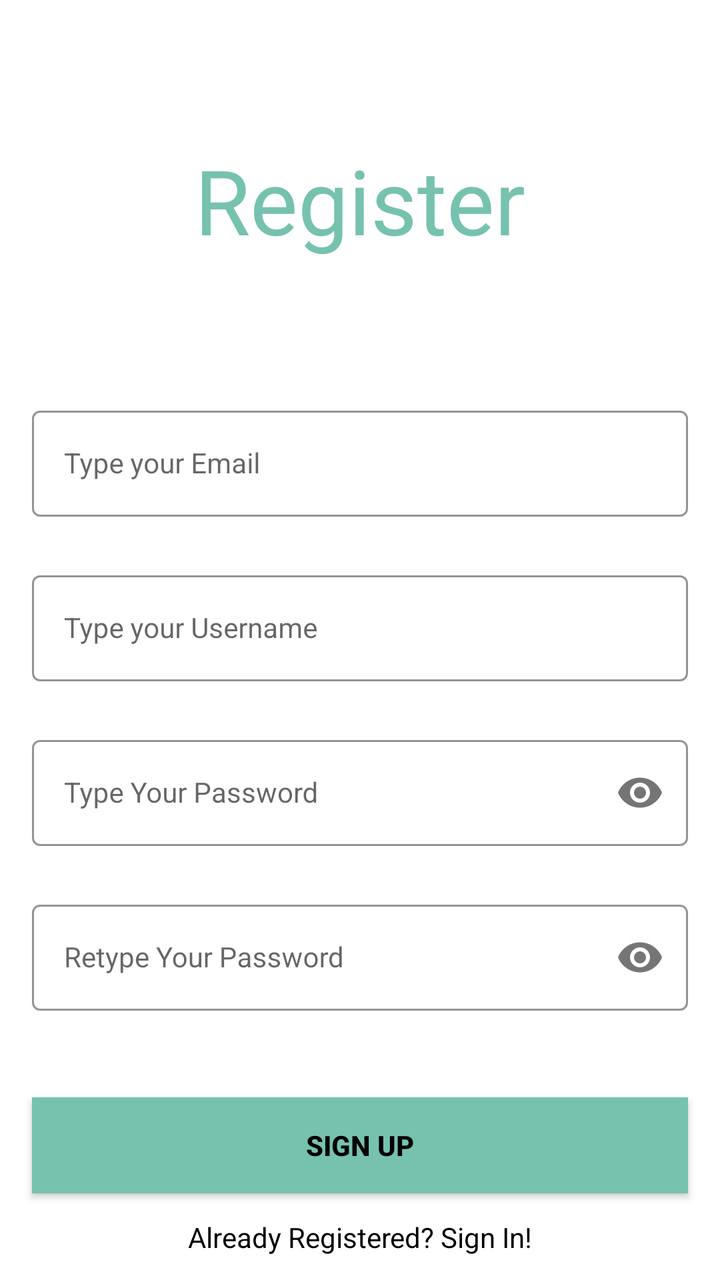
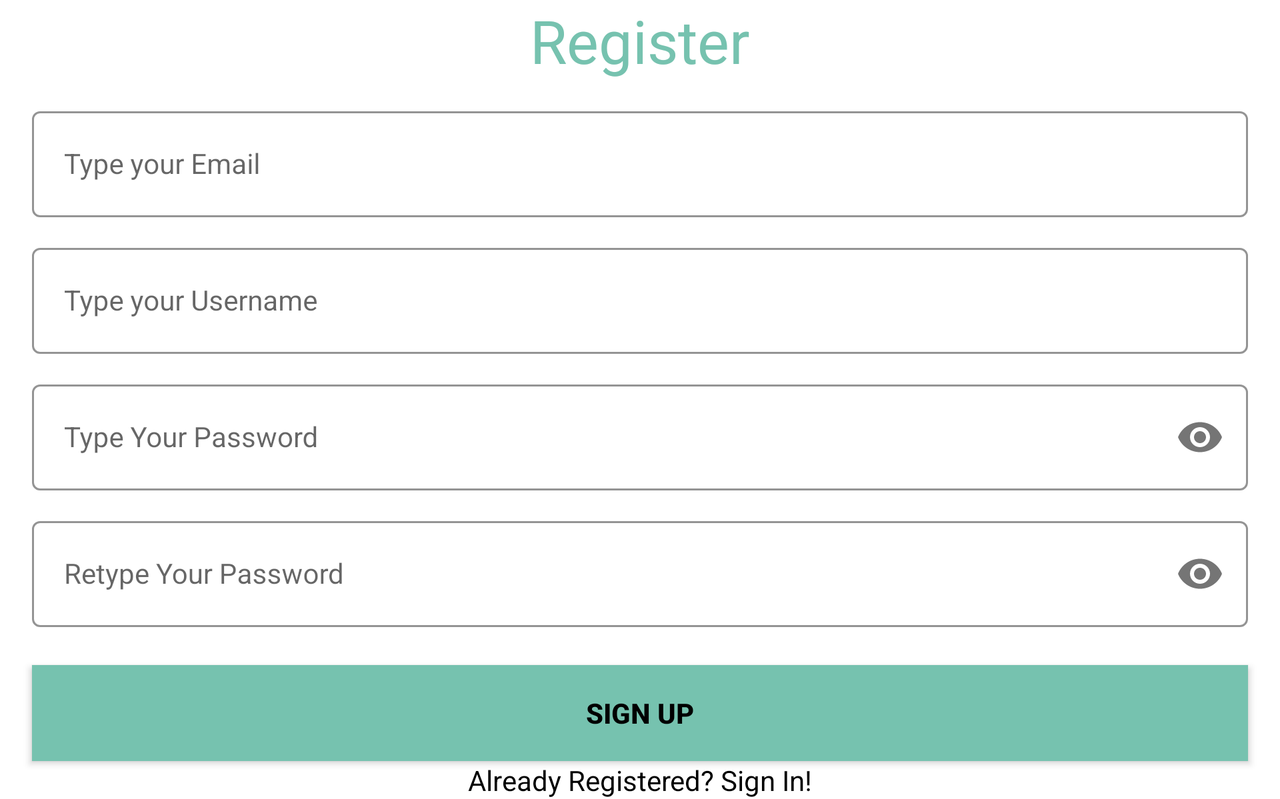

Compare how this app lays out the same screen by default and in its alternative resource folder. The renders come first, then the two layout files and the values they reference.
<!-- AndroidManifest.xml: application theme Theme.GameStalker -->
<!-- res/layout/activity_register.xml -->
<?xml version="1.0" encoding="utf-8"?>
<androidx.constraintlayout.widget.ConstraintLayout xmlns:android="http://schemas.android.com/apk/res/android"
    xmlns:app="http://schemas.android.com/apk/res-auto"
    xmlns:tools="http://schemas.android.com/tools"
    android:layout_width="match_parent"
    android:layout_height="match_parent"
    tools:context=".RegisterActivity">

    <TextView
        android:id="@+id/signInText"
        android:layout_width="200dp"
        android:layout_height="200dp"
        app:layout_constraintEnd_toEndOf="parent"
        app:layout_constraintStart_toStartOf="parent"
        app:layout_constraintTop_toTopOf="parent"
        android:text="@string/register"
        android:textSize="45sp"
        android:gravity="center"
        android:textColor="@color/myColor">
    </TextView>

    <com.google.android.material.textfield.TextInputLayout
        android:id="@+id/emailLayout"
        style="@style/LoginTextInputOuterFieldStyle"
        android:layout_width="match_parent"
        android:layout_height="wrap_content"
        android:layout_marginHorizontal="16dp"
        android:layout_marginTop="200dp"
        app:boxStrokeColor="@color/myColor"
        app:hintTextColor="@color/myColor"
        app:layout_constraintEnd_toEndOf="parent"
        app:layout_constraintHorizontal_bias="0.5"
        app:layout_constraintStart_toStartOf="parent"
        app:layout_constraintTop_toTopOf="parent">

        <com.google.android.material.textfield.TextInputEditText
            android:id="@+id/emailEt"
            style="@style/LoginTextInputInnerFieldStyle"
            android:layout_width="match_parent"
            android:layout_height="wrap_content"
            android:hint="@string/type_your_email"
            android:inputType="textEmailAddress" />
    </com.google.android.material.textfield.TextInputLayout>

    <com.google.android.material.textfield.TextInputLayout
        android:id="@+id/usernameLayout"
        style="@style/LoginTextInputOuterFieldStyle"
        android:layout_width="match_parent"
        android:layout_height="wrap_content"
        android:layout_marginHorizontal="16dp"
        android:layout_marginTop="24dp"
        app:boxStrokeColor="@color/myColor"
        app:hintTextColor="@color/myColor"
        app:layout_constraintEnd_toEndOf="parent"
        app:layout_constraintHorizontal_bias="0.5"
        app:layout_constraintStart_toStartOf="parent"
        app:layout_constraintTop_toBottomOf="@id/emailLayout">

        <com.google.android.material.textfield.TextInputEditText
            android:id="@+id/usernameEt"
            style="@style/LoginTextInputInnerFieldStyle"
            android:layout_width="match_parent"
            android:layout_height="wrap_content"
            android:hint="@string/type_your_username"
            android:inputType="textEmailAddress" />
    </com.google.android.material.textfield.TextInputLayout>

    <com.google.android.material.textfield.TextInputLayout
        android:id="@+id/passwordLayout"
        style="@style/LoginTextInputOuterFieldStyle"
        android:layout_width="match_parent"
        android:layout_height="wrap_content"
        android:layout_marginHorizontal="16dp"
        android:layout_marginTop="24dp"
        app:boxStrokeColor="@color/myColor"
        app:hintTextColor="@color/myColor"
        app:layout_constraintEnd_toEndOf="parent"
        app:layout_constraintHorizontal_bias="0.5"
        app:layout_constraintStart_toStartOf="parent"
        app:layout_constraintTop_toBottomOf="@id/usernameLayout"
        app:passwordToggleEnabled="true">

        <com.google.android.material.textfield.TextInputEditText
            android:id="@+id/passET"
            style="@style/LoginTextInputInnerFieldStyle"
            android:layout_width="match_parent"
            android:layout_height="wrap_content"
            android:hint="@string/type_your_password"
            android:inputType="textPassword" />
    </com.google.android.material.textfield.TextInputLayout>

    <com.google.android.material.textfield.TextInputLayout
        android:id="@+id/confirmPasswordLayout"
        style="@style/LoginTextInputOuterFieldStyle"
        android:layout_width="match_parent"
        android:layout_height="wrap_content"
        android:layout_marginHorizontal="16dp"
        android:layout_marginTop="24dp"
        app:boxStrokeColor="@color/myColor"
        app:hintTextColor="@color/myColor"
        app:layout_constraintEnd_toEndOf="parent"
        app:layout_constraintHorizontal_bias="0.5"
        app:layout_constraintStart_toStartOf="parent"
        app:layout_constraintTop_toBottomOf="@id/passwordLayout"
        app:passwordToggleEnabled="true">

        <com.google.android.material.textfield.TextInputEditText
            android:id="@+id/confirmPassEt"
            style="@style/LoginTextInputInnerFieldStyle"
            android:layout_width="match_parent"
            android:layout_height="wrap_content"
            android:hint="@string/retype_your_password"
            android:inputType="textPassword" />
    </com.google.android.material.textfield.TextInputLayout>

    <androidx.appcompat.widget.AppCompatButton
        android:id="@+id/button"
        android:layout_width="0dp"
        android:layout_height="wrap_content"
        android:layout_marginHorizontal="16dp"
        android:background="@color/myColor"
        android:text="@string/sign_up"
        android:textColor="@color/black"
        android:textStyle="bold"
        app:layout_constraintBottom_toBottomOf="parent"
        app:layout_constraintEnd_toEndOf="parent"
        app:layout_constraintHorizontal_bias="0.5"
        app:layout_constraintStart_toStartOf="parent"
        app:layout_constraintTop_toBottomOf="@+id/confirmPasswordLayout" />

    <TextView
        android:id="@+id/textView"
        android:layout_width="wrap_content"
        android:layout_height="wrap_content"
        android:textColor="@color/black"
        android:text="@string/already_registered_sign_in"
        app:layout_constraintEnd_toEndOf="parent"
        app:layout_constraintHorizontal_bias="0.5"
        app:layout_constraintStart_toStartOf="parent"
        app:layout_constraintTop_toBottomOf="@+id/button"
        app:layout_constraintBottom_toBottomOf="parent"/>

    <FrameLayout
        android:id="@+id/frameLayout"
        android:layout_width="0dp"
        android:layout_height="0dp"
        app:layout_constraintBottom_toTopOf="parent"
        app:layout_constraintEnd_toEndOf="parent"
        app:layout_constraintStart_toStartOf="parent"
        app:layout_constraintTop_toTopOf="parent">
    </FrameLayout>

</androidx.constraintlayout.widget.ConstraintLayout>
<!-- resources referenced by this layout -->
<resources>
  <color name="black">#FF000000</color>
  <color name="myColor">#76C2AF</color>
  <string name="already_registered_sign_in">Already Registered? Sign In!</string>
  <string name="register">Register</string>
  <string name="retype_your_password">Retype Your Password</string>
  <string name="sign_up">Sign Up</string>
  <string name="type_your_email">Type your Email</string>
  <string name="type_your_password">Type Your Password</string>
  <string name="type_your_username">Type your Username</string>
  <style name="LoginTextInputInnerFieldStyle" parent="Widget.MaterialComponents.TextInputLayout.OutlinedBox">
          <item name="android:layout_width">match_parent</item>
          <item name="android:layout_height">wrap_content</item>
          <item name="android:textColor">@color/black</item>
          <item name="android:textColorHint">@color/black</item>
          <item name="android:maxLines">1</item>
          <item name="android:textSize">14sp</item>
          <item name="android:singleLine">true</item>
      </style>
  <style name="LoginTextInputOuterFieldStyle" parent="Widget.MaterialComponents.TextInputLayout.OutlinedBox">
          <item name="android:layout_width">match_parent</item>
          <item name="android:layout_height">wrap_content</item>
          <item name="android:layout_marginTop">15dp</item>
          <item name="android:layout_marginBottom">15dp</item>
      </style>
  <style name="Theme.GameStalker" parent="Theme.MaterialComponents.DayNight.DarkActionBar">
          
          <item name="colorPrimary">@color/myColor</item>
          <item name="colorPrimaryVariant">@color/purple_700</item>
          <item name="colorOnPrimary">@color/black</item>
          
          <item name="colorSecondary">@color/teal_200</item>
          <item name="colorSecondaryVariant">@color/teal_700</item>
          <item name="colorOnSecondary">@color/black</item>
          
          <item name="android:statusBarColor">@color/myColor</item>
          
      </style>
  <color name="purple_700">#FF3700B3</color>
  <color name="teal_200">#FF03DAC5</color>
  <color name="teal_700">#FF018786</color>
</resources>
<!-- res/layout-land/activity_register.xml (the repository's variant of the layout above) -->
<!-- drawn on the phone turned sideways -->
<?xml version="1.0" encoding="utf-8"?>
<ScrollView xmlns:android="http://schemas.android.com/apk/res/android"
    xmlns:app="http://schemas.android.com/apk/res-auto"
    xmlns:tools="http://schemas.android.com/tools"
    tools:context=".RegisterActivity"
    android:layout_width="match_parent"
    android:layout_height="match_parent">

    <androidx.constraintlayout.widget.ConstraintLayout
        android:layout_width="match_parent"
        android:layout_height="wrap_content">

        <TextView
            android:id="@+id/signInText"
            android:layout_width="0dp"
            android:layout_height="wrap_content"
            app:layout_constraintEnd_toEndOf="parent"
            app:layout_constraintStart_toStartOf="parent"
            app:layout_constraintTop_toTopOf="parent"
            android:text="@string/register"
            android:textSize="30sp"
            android:textAlignment="center"
            android:textColor="@color/myColor">
        </TextView>

        <com.google.android.material.textfield.TextInputLayout
            android:id="@+id/emailLayout"
            style="@style/LoginTextInputOuterFieldStyle"
            android:layout_width="match_parent"
            android:layout_height="wrap_content"
            android:layout_marginHorizontal="16dp"
            android:layout_marginTop="10dp"
            app:boxStrokeColor="@color/myColor"
            app:hintTextColor="@color/myColor"
            app:layout_constraintEnd_toEndOf="parent"
            app:layout_constraintHorizontal_bias="0.5"
            app:layout_constraintStart_toStartOf="parent"
            app:layout_constraintTop_toBottomOf="@id/signInText">

            <com.google.android.material.textfield.TextInputEditText
                android:id="@+id/emailEt"
                style="@style/LoginTextInputInnerFieldStyle"
                android:layout_width="match_parent"
                android:layout_height="wrap_content"
                android:hint="@string/type_your_email"
                android:inputType="textEmailAddress" />
        </com.google.android.material.textfield.TextInputLayout>

        <com.google.android.material.textfield.TextInputLayout
            android:id="@+id/usernameLayout"
            style="@style/LoginTextInputOuterFieldStyle"
            android:layout_width="match_parent"
            android:layout_height="wrap_content"
            android:layout_marginHorizontal="16dp"
            android:layout_marginTop="10dp"
            app:boxStrokeColor="@color/myColor"
            app:hintTextColor="@color/myColor"
            app:layout_constraintEnd_toEndOf="parent"
            app:layout_constraintHorizontal_bias="0.5"
            app:layout_constraintStart_toStartOf="parent"
            app:layout_constraintTop_toBottomOf="@id/emailLayout">

            <com.google.android.material.textfield.TextInputEditText
                android:id="@+id/usernameEt"
                style="@style/LoginTextInputInnerFieldStyle"
                android:layout_width="match_parent"
                android:layout_height="wrap_content"
                android:hint="@string/type_your_username"
                android:inputType="textEmailAddress" />
        </com.google.android.material.textfield.TextInputLayout>

        <com.google.android.material.textfield.TextInputLayout
            android:id="@+id/passwordLayout"
            style="@style/LoginTextInputOuterFieldStyle"
            android:layout_width="match_parent"
            android:layout_height="wrap_content"
            android:layout_marginHorizontal="16dp"
            android:layout_marginTop="10dp"
            app:boxStrokeColor="@color/myColor"
            app:hintTextColor="@color/myColor"
            app:layout_constraintEnd_toEndOf="parent"
            app:layout_constraintHorizontal_bias="0.5"
            app:layout_constraintStart_toStartOf="parent"
            app:layout_constraintTop_toBottomOf="@id/usernameLayout"
            app:passwordToggleEnabled="true">

            <com.google.android.material.textfield.TextInputEditText
                android:id="@+id/passET"
                style="@style/LoginTextInputInnerFieldStyle"
                android:layout_width="match_parent"
                android:layout_height="wrap_content"
                android:hint="@string/type_your_password"
                android:inputType="textPassword" />
        </com.google.android.material.textfield.TextInputLayout>

        <com.google.android.material.textfield.TextInputLayout
            android:id="@+id/confirmPasswordLayout"
            style="@style/LoginTextInputOuterFieldStyle"
            android:layout_width="match_parent"
            android:layout_height="wrap_content"
            android:layout_marginHorizontal="16dp"
            android:layout_marginTop="10dp"
            app:boxStrokeColor="@color/myColor"
            app:hintTextColor="@color/myColor"
            app:layout_constraintEnd_toEndOf="parent"
            app:layout_constraintHorizontal_bias="0.5"
            app:layout_constraintStart_toStartOf="parent"
            app:layout_constraintTop_toBottomOf="@id/passwordLayout"
            app:passwordToggleEnabled="true">

            <com.google.android.material.textfield.TextInputEditText
                android:id="@+id/confirmPassEt"
                style="@style/LoginTextInputInnerFieldStyle"
                android:layout_width="match_parent"
                android:layout_height="wrap_content"
                android:hint="@string/retype_your_password"
                android:inputType="textPassword" />
        </com.google.android.material.textfield.TextInputLayout>

        <androidx.appcompat.widget.AppCompatButton
            android:id="@+id/button"
            android:layout_width="0dp"
            android:layout_height="wrap_content"
            android:layout_marginHorizontal="16dp"
            android:background="@color/myColor"
            android:text="@string/sign_up"
            android:textColor="@color/black"
            android:textStyle="bold"
            app:layout_constraintBottom_toBottomOf="parent"
            app:layout_constraintEnd_toEndOf="parent"
            app:layout_constraintHorizontal_bias="0.5"
            app:layout_constraintStart_toStartOf="parent"
            app:layout_constraintTop_toBottomOf="@+id/confirmPasswordLayout" />

        <TextView
            android:id="@+id/textView"
            android:layout_width="wrap_content"
            android:layout_height="wrap_content"
            android:textColor="@color/black"
            android:text="@string/already_registered_sign_in"
            app:layout_constraintEnd_toEndOf="parent"
            app:layout_constraintHorizontal_bias="0.5"
            app:layout_constraintStart_toStartOf="parent"
            app:layout_constraintTop_toBottomOf="@+id/button"
            app:layout_constraintBottom_toBottomOf="parent"/>

        <FrameLayout
            android:id="@+id/frameLayout"
            android:layout_width="0dp"
            android:layout_height="0dp"
            app:layout_constraintBottom_toTopOf="parent"
            app:layout_constraintEnd_toEndOf="parent"
            app:layout_constraintStart_toStartOf="parent"
            app:layout_constraintTop_toTopOf="parent">
        </FrameLayout>

    </androidx.constraintlayout.widget.ConstraintLayout>

</ScrollView>
